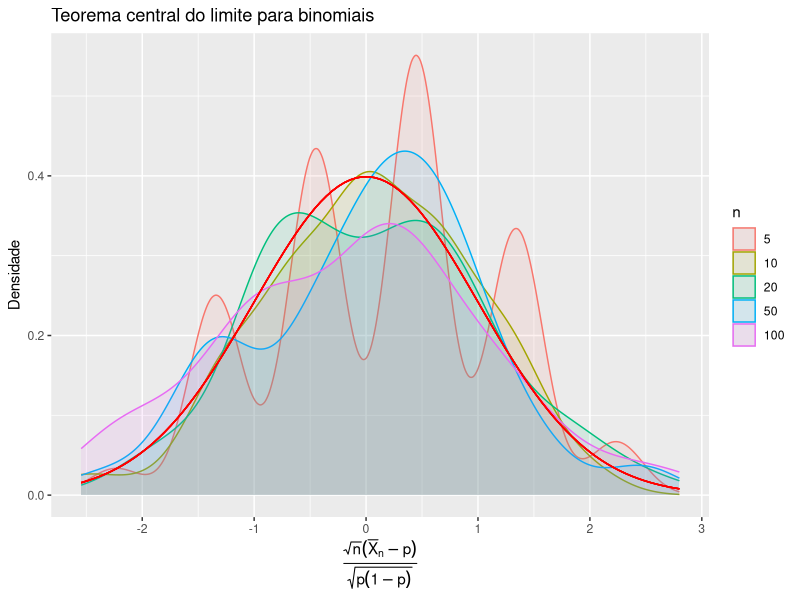

Here is the R script that generated this plot:
## ---- chunk 1
library(tidyverse)
n_sim = 10^2
gen_std_mean = function(n_sim, n_sample) {
  (rbinom(n_sim, n_sample, 0.5)-0.5*n_sample)/sqrt(n_sample*0.25)
}
as.list(c(5, 10, 20, 50, 10^2)) %>% 
  map_dfr(function(x) data_frame(std_mean = gen_std_mean(n_sim, x), 
                                 n = rep(x, n_sim))) %>%
  mutate(n = as.factor(n)) %>%
  ggplot(aes(x= std_mean, fill = n, colour = n)) +
  ggtitle("Teorema central do limite para binomiais") +
  ylab("Densidade") +
  xlab(expression(frac(sqrt(n)(bar(X)[n]-p), sqrt(p(1-p))))) +
  geom_density(alpha = 0.1) +
  stat_function(fun = dnorm, colour = "red")
